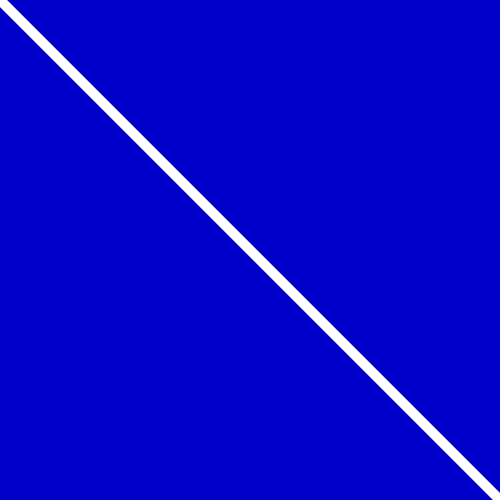
Frame 1 (no input)
Frame 60 (the mouse pressed at the canvas centre just before this capture): identical to frame 1, image omitted
Frame 120 (the mouse held since frame 60 and released just before this capture): identical to frame 1, image omitted

The Processing sketch that drew this single still picture (run headless with seeded random() and noise(); from frame 60 on, the mouse is pressed at the canvas centre):

// Processing sketch: Notes_1_Functions
// ── Notes_1_Functions.pde
// setup() and draw()

// functions that we define that are called by Processing
// as a part of out sketch execution

// setup() - called once at the beginning of the sketch
// draw() - called over and over again until we close the sketch
// draw() - about 60 times per second
// each call of draw is one frame

void setup() {
  size(500, 500);
  background(0);
  stroke(255);
  strokeWeight(10);
  line(500, 0, 0, 500);
}

// our frame is not rendered until we reach the end of draw()

void draw() {
  background(0, 0, 200);
  line(0, 0, 500, 500);
  //println("frameRate = " + frameRate);
}

// ── Notes.pde
// functions
// abstract various algorithms/instructions
// modularity and reusability

// function call
// functionName(arg1, arg2, agrN);
// functionName();

// function definitions
/*
returnType functionName(param1, param2, paramN) {
  // code to execute when the function is called
}
*/

// void return type --> this function only performs an action
